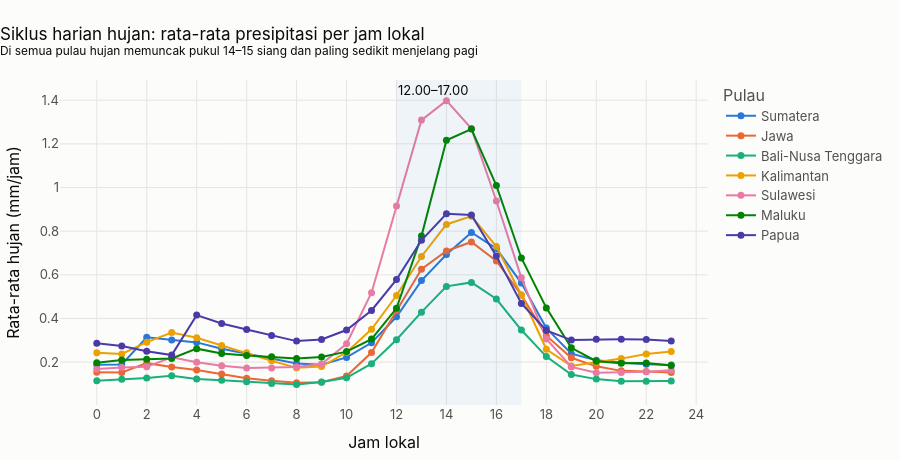

Notebook code for this chart:
### Code cell
# Visualisasi 5: siklus diurnal
fig5 = px.line(
    diurnal, x="jam", y="mm_per_jam", color="pulau", markers=True,
    category_orders={"pulau": URUTAN_PULAU}, color_discrete_map=WARNA_PULAU,
    labels={"jam": "Jam lokal", "mm_per_jam": "Rata-rata hujan (mm/jam)", "pulau": "Pulau"},
)
fig5.update_traces(line=dict(width=2), marker=dict(size=7), hovertemplate="%{y:.2f} mm/jam")
fig5.add_vrect(x0=12, x1=17, fillcolor="#2a78d6", opacity=0.06, line_width=0,
               annotation_text="12.00–17.00", annotation_position="top left")
fig5.update_layout(
    title="Siklus harian hujan: rata-rata presipitasi per jam lokal<br>"
          "<sup>Di semua pulau hujan memuncak pukul 14–15 siang dan paling sedikit menjelang pagi</sup>",
    xaxis=dict(dtick=2), hovermode="x unified", height=460,
)
simpan(fig5, "05_line_siklus_diurnal")
fig5.show()

### Figure 1 — Plotly figure (JSON) as saved in the notebook; plotly's stock layout.template omitted (floating-point values rounded to 4 significant figures)
{"data": [{"hovertemplate": "%{y:.2f} mm/jam", "legendgroup": "Sumatera", "line": {"color": "#2a78d6", "dash": "solid", "width": 2}, "marker": {"size": 7, "symbol": "circle"}, "mode": "lines+markers", "name": "Sumatera", "orientation": "v", "showlegend": true, "type": "scatter", "x": [0, 1, 2, 3, 4, 5, 6, 7, 8, 9, 10, 11, 12, 13, 14, 15, 16, 17, 18, 19, 20, 21, 22, 23], "xaxis": "x", "y": [0.1886, 0.1891, 0.3139, 0.3018, 0.2904, 0.2618, 0.2395, 0.2198, 0.1943, 0.188, 0.2217, 0.2888, 0.4078, 0.5735, 0.693, 0.794, 0.7204, 0.5624, 0.356, 0.2386, 0.209, 0.1987, 0.1908, 0.1872], "yaxis": "y"}, {"hovertemplate": "%{y:.2f} mm/jam", "legendgroup": "Jawa", "line": {"color": "#eb6834", "dash": "solid", "width": 2}, "marker": {"size": 7, "symbol": "circle"}, "mode": "lines+markers", "name": "Jawa", "orientation": "v", "showlegend": true, "type": "scatter", "x": [0, 1, 2, 3, 4, 5, 6, 7, 8, 9, 10, 11, 12, 13, 14, 15, 16, 17, 18, 19, 20, 21, 22, 23], "xaxis": "x", "y": [0.1542, 0.1524, 0.1955, 0.1775, 0.1639, 0.1451, 0.1265, 0.1146, 0.1053, 0.1076, 0.1362, 0.2439, 0.4353, 0.6261, 0.7093, 0.7505, 0.6637, 0.5075, 0.3211, 0.2201, 0.1808, 0.1601, 0.1577, 0.1527], "yaxis": "y"}, {"hovertemplate": "%{y:.2f} mm/jam", "legendgroup": "Bali-Nusa Tenggara", "line": {"color": "#1baf7a", "dash": "solid", "width": 2}, "marker": {"size": 7, "symbol": "circle"}, "mode": "lines+markers", "name": "Bali-Nusa Tenggara", "orientation": "v", "showlegend": true, "type": "scatter", "x": [0, 1, 2, 3, 4, 5, 6, 7, 8, 9, 10, 11, 12, 13, 14, 15, 16, 17, 18, 19, 20, 21, 22, 23], "xaxis": "x", "y": [0.1153, 0.1212, 0.1275, 0.1377, 0.1226, 0.1165, 0.1105, 0.1017, 0.09816, 0.1088, 0.1282, 0.1932, 0.3026, 0.4291, 0.5471, 0.5654, 0.4893, 0.347, 0.2254, 0.1435, 0.1222, 0.1129, 0.112, 0.1141], "yaxis": "y"}, {"hovertemplate": "%{y:.2f} mm/jam", "legendgroup": "Kalimantan", "line": {"color": "#eda100", "dash": "solid", "width": 2}, "marker": {"size": 7, "symbol": "circle"}, "mode": "lines+markers", "name": "Kalimantan", "orientation": "v", "showlegend": true, "type": "scatter", "x": [0, 1, 2, 3, 4, 5, 6, 7, 8, 9, 10, 11, 12, 13, 14, 15, 16, 17, 18, 19, 20, 21, 22, 23], "xaxis": "x", "y": [0.2435, 0.2379, 0.2914, 0.3358, 0.3116, 0.2759, 0.2425, 0.2059, 0.1746, 0.1799, 0.2452, 0.3508, 0.5053, 0.6841, 0.8307, 0.8688, 0.7298, 0.5073, 0.2589, 0.1822, 0.2, 0.2162, 0.2372, 0.2484], "yaxis": "y"}, {"hovertemplate": "%{y:.2f} mm/jam", "legendgroup": "Sulawesi", "line": {"color": "#e87ba4", "dash": "solid", "width": 2}, "marker": {"size": 7, "symbol": "circle"}, "mode": "lines+markers", "name": "Sulawesi", "orientation": "v", "showlegend": true, "type": "scatter", "x": [0, 1, 2, 3, 4, 5, 6, 7, 8, 9, 10, 11, 12, 13, 14, 15, 16, 17, 18, 19, 20, 21, 22, 23], "xaxis": "x", "y": [0.1681, 0.1758, 0.1785, 0.2218, 0.1991, 0.1831, 0.1727, 0.1734, 0.1773, 0.1913, 0.2842, 0.5179, 0.9152, 1.309, 1.398, 1.27, 0.9384, 0.5864, 0.3065, 0.1782, 0.1514, 0.153, 0.1555, 0.1628], "yaxis": "y"}, {"hovertemplate": "%{y:.2f} mm/jam", "legendgroup": "Maluku", "line": {"color": "#008300", "dash": "solid", "width": 2}, "marker": {"size": 7, "symbol": "circle"}, "mode": "lines+markers", "name": "Maluku", "orientation": "v", "showlegend": true, "type": "scatter", "x": [0, 1, 2, 3, 4, 5, 6, 7, 8, 9, 10, 11, 12, 13, 14, 15, 16, 17, 18, 19, 20, 21, 22, 23], "xaxis": "x", "y": [0.1969, 0.21, 0.2137, 0.217, 0.2618, 0.2392, 0.2301, 0.2246, 0.2169, 0.2235, 0.2483, 0.3055, 0.4465, 0.7774, 1.216, 1.268, 1.009, 0.6772, 0.4486, 0.2658, 0.2046, 0.1949, 0.1955, 0.1849], "yaxis": "y"}, {"hovertemplate": "%{y:.2f} mm/jam", "legendgroup": "Papua", "line": {"color": "#4a3aa7", "dash": "solid", "width": 2}, "marker": {"size": 7, "symbol": "circle"}, "mode": "lines+markers", "name": "Papua", "orientation": "v", "showlegend": true, "type": "scatter", "x": [0, 1, 2, 3, 4, 5, 6, 7, 8, 9, 10, 11, 12, 13, 14, 15, 16, 17, 18, 19, 20, 21, 22, 23], "xaxis": "x", "y": [0.2861, 0.2743, 0.2503, 0.2324, 0.4154, 0.377, 0.3497, 0.3225, 0.2964, 0.304, 0.3472, 0.437, 0.5784, 0.7582, 0.8798, 0.874, 0.6857, 0.469, 0.345, 0.3011, 0.3045, 0.3045, 0.3039, 0.2966], "yaxis": "y"}], "layout": {"annotations": [{"showarrow": false, "text": "12.00–17.00", "x": 12, "xanchor": "left", "xref": "x", "y": 1, "yanchor": "top", "yref": "y domain"}], "height": 460, "hovermode": "x unified", "legend": {"title": {"text": "Pulau"}, "tracegroupgap": 0}, "shapes": [{"fillcolor": "#2a78d6", "line": {"width": 0}, "opacity": 0.06, "type": "rect", "x0": 12, "x1": 17, "xref": "x", "y0": 0, "y1": 1, "yref": "y domain"}], "title": {"text": "Siklus harian hujan: rata-rata presipitasi per jam lokal<br><sup>Di semua pulau hujan memuncak pukul 14–15 siang dan paling sedikit menjelang pagi</sup>"}, "xaxis": {"anchor": "y", "domain": [0.0, 1.0], "dtick": 2, "title": {"text": "Jam lokal"}}, "yaxis": {"anchor": "x", "domain": [0.0, 1.0], "title": {"text": "Rata-rata hujan (mm/jam)"}}}}
